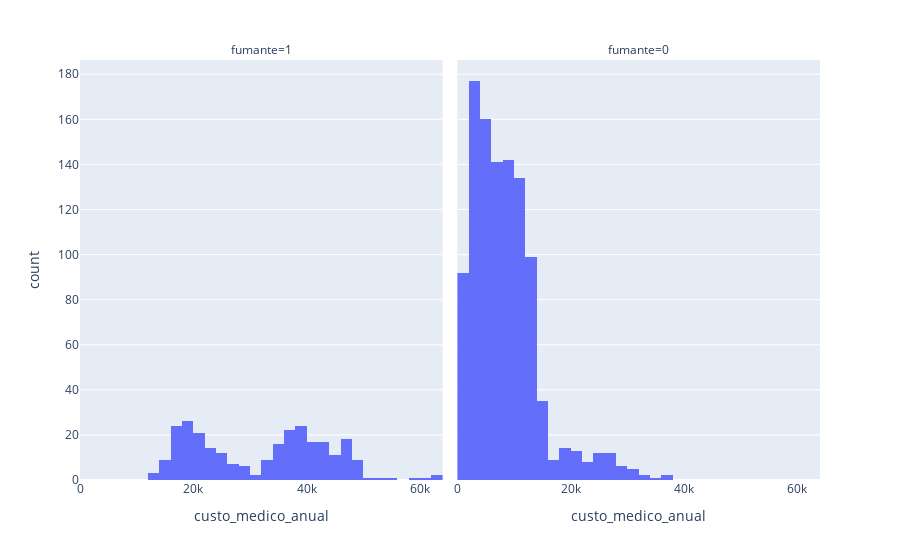

Notebook code for this chart:
### Code cell
fig = px.histogram(dataset, x="custo_medico_anual", 
                   facet_col= 'fumante', #color='fumante'#, marginal="violin",
                   hover_data=dataset.columns)
fig.show()

### Figure 1 — Plotly figure (JSON) as saved in the notebook; plotly's stock layout.template omitted (floating-point values rounded to 4 significant figures; data arrays with more than 128 entries replaced by an {"elided": "..."} marker saying what was removed)
{"data": [{"alignmentgroup": "True", "bingroup": "x", "hoverlabel": {"namelength": 0}, "hovertemplate": "fumante=1<br>custo_medico_anual=%{x}<br>count=%{y}", "legendgroup": "", "marker": {"color": "#636efa"}, "name": "", "offsetgroup": "", "orientation": "v", "showlegend": false, "type": "histogram", "x": {"elided": "274 float values"}, "xaxis": "x", "yaxis": "y"}, {"alignmentgroup": "True", "bingroup": "x", "hoverlabel": {"namelength": 0}, "hovertemplate": "fumante=0<br>custo_medico_anual=%{x}<br>count=%{y}", "legendgroup": "", "marker": {"color": "#636efa"}, "name": "", "offsetgroup": "", "orientation": "v", "showlegend": false, "type": "histogram", "x": {"elided": "1064 float values"}, "xaxis": "x2", "yaxis": "y2"}], "layout": {"annotations": [{"font": {}, "showarrow": false, "text": "fumante=1", "x": 0.245, "xanchor": "center", "xref": "paper", "y": 1, "yanchor": "bottom", "yref": "paper"}, {"font": {}, "showarrow": false, "text": "fumante=0", "x": 0.755, "xanchor": "center", "xref": "paper", "y": 1, "yanchor": "bottom", "yref": "paper"}], "barmode": "relative", "legend": {"tracegroupgap": 0}, "margin": {"t": 60}, "xaxis": {"anchor": "y", "domain": [0, 0.49], "title": {"text": "custo_medico_anual"}}, "xaxis2": {"anchor": "y2", "domain": [0.51, 1], "matches": "x", "title": {"text": "custo_medico_anual"}}, "yaxis": {"anchor": "x", "domain": [0, 1], "title": {"text": "count"}}, "yaxis2": {"anchor": "x2", "domain": [0, 1], "matches": "y", "showticklabels": false}}}
